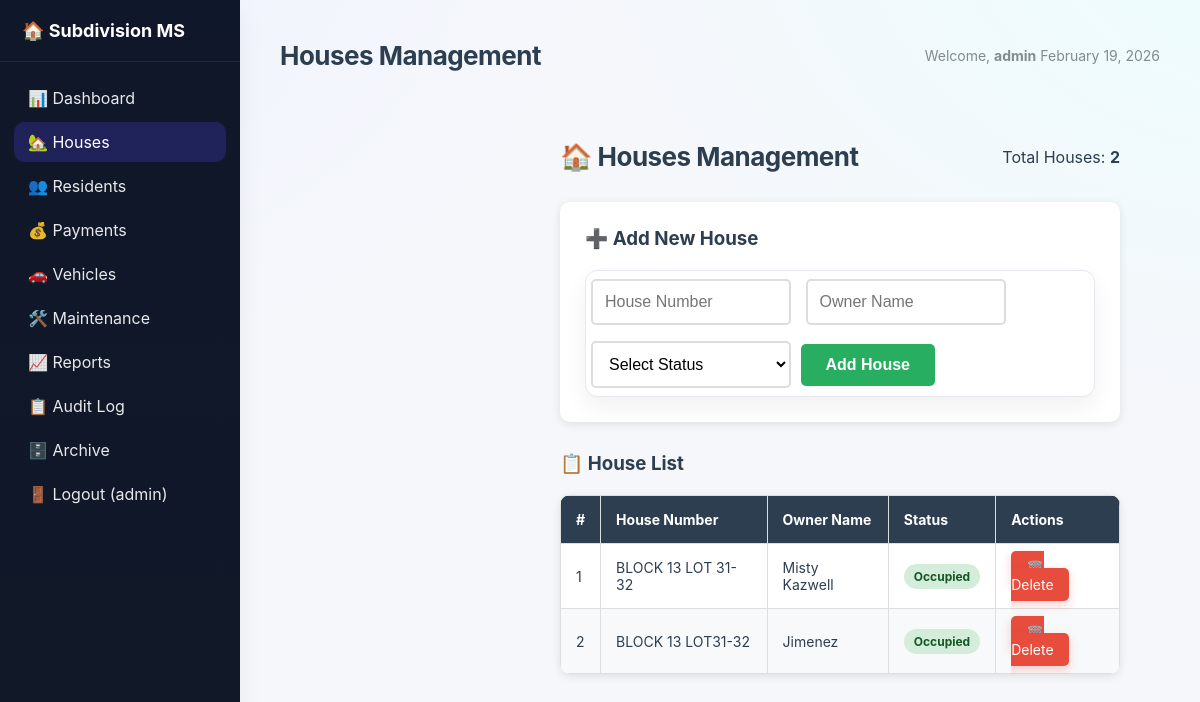
/houses.php (signed in), run on an earlier commit of the app's database.
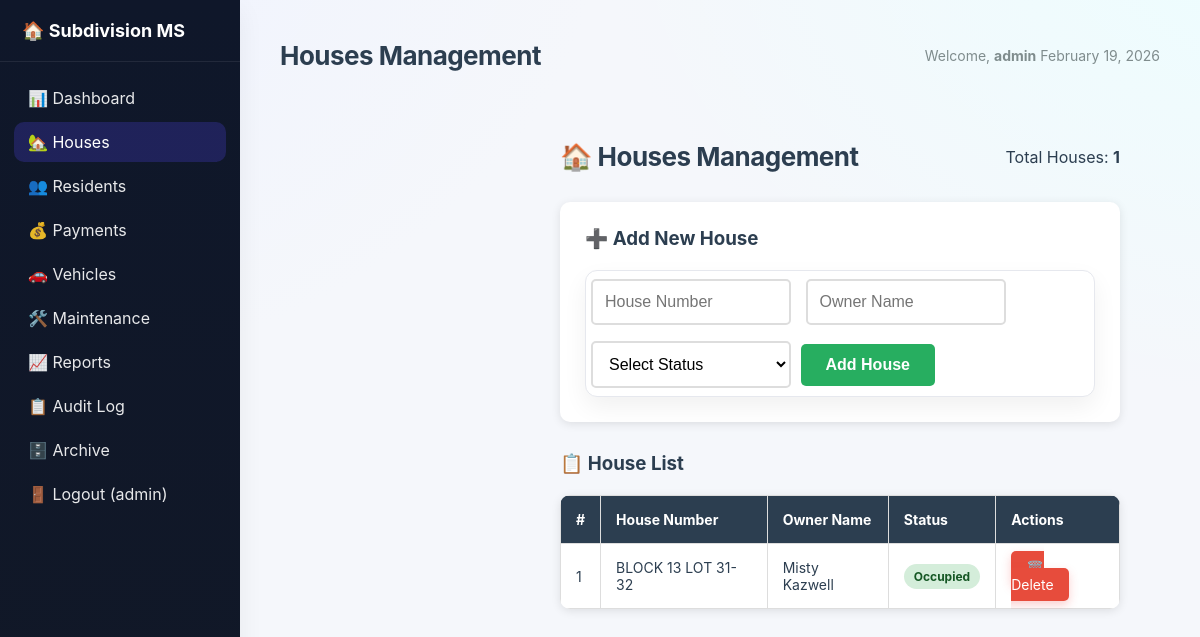
And on a later commit of the database.
### tables this page shows
CREATE TABLE `houses` (
  `id` int(11) NOT NULL,
  `house_number` varchar(100) NOT NULL,
  `owner_name` varchar(150) NOT NULL,
  `contact_number` varchar(20) DEFAULT NULL,
  `status` enum('Occupied','Vacant') NOT NULL DEFAULT 'Occupied',
  `is_deleted` tinyint(1) NOT NULL DEFAULT 0,
  `created_at` datetime DEFAULT current_timestamp(),
  `updated_at` datetime DEFAULT NULL,
  `deleted_at` datetime DEFAULT NULL
);

### houses.php (the view, shortened to what this page needs)
<?php
$database = new Database();
$db = $database->getConnection();
$houses = [];
try {
    $query = "SELECT * FROM houses WHERE is_deleted = 0 ORDER BY house_number";
    $stmt = $db->prepare($query);
    $stmt->execute();
    $houses = $stmt->fetchAll(PDO::FETCH_ASSOC);
} catch(PDOException $exception) {
    $error = "Error loading houses: " . $exception->getMessage();
}
?>
<!DOCTYPE html>
<html lang="en">
<head>
    <link rel="stylesheet" href="assets/css/style.css">
</head>
<body>
    <div class="container">
        <?php include("includes/header.php"); ?>
        <div class="main-content">
            <div class="page-header">
                <h1>🏠 Houses Management</h1>
                <div class="total-count">Total Houses: <strong><?php echo count($houses); ?></strong></div>
            </div>
            <div class="house-form">
                <h3>➕ Add New House</h3>
                <form method="POST">
                    <input type="text" name="house_number" placeholder="House Number" required
                           value="<?php echo isset($_POST['house_number']) ? htmlspecialchars($_POST['house_number']) : ''; ?>">
                    <input type="text" name="owner_name" placeholder="Owner Name" required
                           value="<?php echo isset($_POST['owner_name']) ? htmlspecialchars($_POST['owner_name']) : ''; ?>">
                    <select name="status" required>
                        <option value="">Select Status</option>
                    </select>
                    <button type="submit" name="add_house">Add House</button>
                </form>
            </div>
            <h3>📋 House List</h3>
            <?php if (!empty($houses)): ?>
                <table class="house-table">
                    <thead>
                        <tr>
                            <th>#</th>
                            <th>House Number</th>
                            <th>Owner Name</th>
                            <th>Status</th>
                            <th>Actions</th>
                        </tr>
                    </thead>
                    <tbody>
                        <?php foreach ($houses as $index => $house): ?>
                            <tr>
                                <td><?php echo $index + 1; ?></td>
                                <td><?php echo htmlspecialchars($house['house_number']); ?></td>
                                <td><?php echo htmlspecialchars($house['owner_name']); ?></td>
                                <td>
                                    <span class="status-badge status-<?php echo strtolower($house['status']); ?>">
                                        <?php echo htmlspecialchars($house['status']); ?>
                                    </span>
                                </td>
                                <td>
                                    <a href="?delete=<?php echo $house['id']; ?>" class="delete-btn"
                                       onclick="return confirm('Are you sure you want to delete house <?php echo htmlspecialchars($house['house_number']); ?>? This action cannot be undone.')">
                                       🗑️ Delete
                                    </a>
                                </td>
                            </tr>
                        <?php endforeach; ?>
                    </tbody>
                </table>
            <?php else: ?>
                <div style="text-align: center; padding: 40px; background: white; border-radius: 10px; box-shadow: 0 2px 10px rgba(0,0,0,0.1);">
                    <p style="font-size: 18px; color: #7f8c8d;">No houses found. Add your first house using the form above.</p>
                </div>
            <?php endif; ?>
        </div>
    </div>
    <?php include("includes/footer.php"); ?>
</body>
</html>

What changed in the data, as far as the page shows it:
removed houses: house_number "BLOCK 13 LOT31-32", owner_name "Jimenez", status "Occupied"
Also different on the page:
count($houses): "2" → "1"
